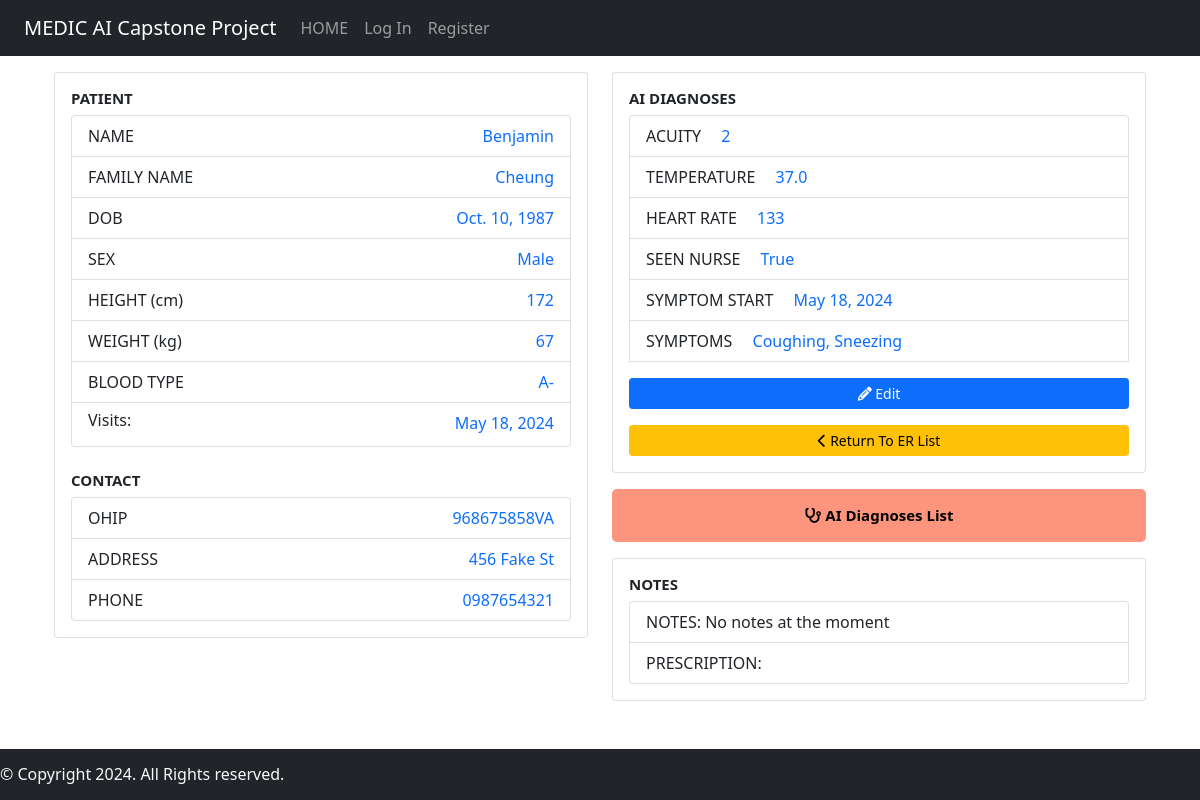
Page /patientinfo/2 on the committed database.
### medicAI/models.py (models this page shows)
class Patient(models.Model):
    BLOOD_TYPE = [
        ('AB+', 'AB+'),
        ('AB-', 'AB-'),
        ('A+', 'A+'),
        ('A-', 'A-'),
        ('B+', 'B+'),
        ('B-', 'B-'),
        ('O+', 'O+'),
        ('O-', 'O-'),
    ]
    SEX_CHOICES = [
        ('Male', 'Male'),
        ('Female', 'Female'),
        ('Other', 'Other'),
    ]
    first_name = models.CharField(max_length=64)
    last_name = models.CharField(max_length=64)
    dob = models.DateField()
    address = models.CharField(max_length=64, blank=True)
    phone_number = models.CharField(max_length=10, blank=True)
    height = models.IntegerField(blank=True)
    weight = models.IntegerField(blank=True)
    sex = models.CharField(max_length=6, choices=SEX_CHOICES)
    ohip = models.CharField(max_length=12)
    blood_type = models.CharField(
        max_length=3,
        choices=BLOOD_TYPE,
        default="",
        blank=True
    )

class Hospital_Visit(models.Model):
    ACUITY_CHOICES = [
        ('1', '1'),
        ('2', '2'),
        ('3', '3'),
        ('4', '4'),
        ('5', '5'),
    ]
    patient = models.ForeignKey(Patient, on_delete=models.CASCADE)
    symptom_start_date = models.DateField(default=timezone.now, blank=True)
    acuity = models.CharField(max_length=1, choices=ACUITY_CHOICES, default='5')
    temperature = models.DecimalField(
        max_digits=3,
        decimal_places=1,
        null=True,
        blank=True,
        validators=[MinValueValidator(30), MaxValueValidator(45)]
    )
    heart_rate = models.IntegerField(null=True, blank=True)
    prescription = models.CharField(max_length=200, blank=True)
    diagnosis = models.CharField(max_length=200, blank=True)
    seen_nurse = models.BooleanField(default=False)
    er_doctor = models.ForeignKey(User, on_delete=models.CASCADE, null=True)
    symptoms = models.CharField(max_length=500, null=True, blank=True )

### medicAI/views.py (the view)
# urls.py: path("patientinfo/<str:patient_id>", views.patient_info, name="patientinfo"),
def patient_info(request, patient_id):
    patient = Patient.objects.get(pk=patient_id)
    visit_list = Hospital_Visit.objects.filter(patient=patient_id).order_by('-symptom_start_date')
    most_recent_visit = visit_list.first()
    context= {
        'patient': patient,
        'visit_list' : visit_list,
        'current_visit': most_recent_visit
    }
    return render(request, "medicAI/patientinfo.html", context)

### medicAI/templates/medicAI/patientinfo.html
{% extends "medicAI/layout.html" %}
{% block body %}
<div class="container" style="margin-top: 1rem; margin-bottom: 3rem;">
    <div class="row">
        <div class="col-md-6">
            <div class="card" style="margin-bottom: 1rem;">
                <div class="card-body">
                    <h5 class="card-title" style="font-size: 15px; font-weight: bold;">PATIENT</h5>
                    <ul class="list-group">
                        <li class="list-group-item">
                            <span style="float: left;">NAME</span>
                            <span class="text-primary" style="float: right;">{{ patient.first_name }}</span>
                        </li>
                        <li class="list-group-item">
                            <span style="float: left;">FAMILY NAME</span>
                            <span class="text-primary" style="float: right;">{{ patient.last_name }}</span>
                        </li>
                        <li class="list-group-item">
                            <span style="float: left;">DOB</span>
                            <span class="text-primary" style="float: right;">{{ patient.dob }}</span>
                        </li>
                        <li class="list-group-item">
                            <span style="float: left;">SEX</span>
                            <span class="text-primary" style="float: right;">{{ patient.sex }}</span>
                        </li>
                        <li class="list-group-item">
                            <span style="float: left;">HEIGHT (cm)</span>
                            <span class="text-primary" style="float: right;">{{ patient.height }}</span>
                        </li>
                        <li class="list-group-item">
                            <span style="float: left;">WEIGHT (kg)</span>
                            <span class="text-primary" style="float: right;">{{ patient.weight }}</span>
                            </li>
                        <li class="list-group-item">
                            <span style="float: left;">BLOOD TYPE</span>
                            <span class="text-primary" style="float: right;">{{ patient.blood_type }}</span></li>
                        <li class="list-group-item" style="display: inline-block;">
                            <h6 style="float: left;">Visits:</h6>
                            <ul class="list-group text-primary" style="list-style-type: none; padding-left: 0;float: right;">
                                {% for visit in visit_list %}
                                <li>{{ visit.symptom_start_date }}</li>
                                {% endfor %}
                            </ul>
                        </li>
                    </ul>
                    <br/>
                    <h5 class="card-title" style="font-size: 15px; font-weight: bold;">CONTACT</h5>
                    <ul class="list-group">
                        <li class="list-group-item"><span style="float: left;">OHIP</span><span class="text-primary" style="float: right;">{{ patient.ohip }}</span></li>
                        <li class="list-group-item"><span style="float: left;">ADDRESS</span><span class="text-primary" style="float: right;">{{ patient.address }}</span></li>
                        <li class="list-group-item"><span style="float: left;">PHONE</span><span class="text-primary" style="float: right;">{{ patient.phone_number }}</span></li>
                </div>
            </div>
        </div>
        <div class="col-md-6">
            <div class="card" style="margin-bottom: 1rem;">
                <div class="card-body">
                    <h5 class="card-title" style="font-size: 15px; font-weight: bold;">AI DIAGNOSES</h5>
                    <ul class="list-group">
                        <li class="list-group-item">ACUITY &emsp;<span class="text-primary">{{ current_visit.acuity }}</span></li>
                        <li class="list-group-item">TEMPERATURE &emsp;<span class="text-primary">{{ current_visit.temperature }}</span></li>
                        <li class="list-group-item">HEART RATE &emsp;<span class="text-primary">{{ current_visit.heart_rate }}</span></li>
                        <li class="list-group-item">SEEN NURSE &emsp;<span class="text-primary">{{ current_visit.seen_nurse }}</span> </li>
                        <li class="list-group-item">SYMPTOM START &emsp;<span class="text-primary">{{ current_visit.symptom_start_date }}</span></li>
                        <li class="list-group-item">SYMPTOMS &emsp;<span class="text-primary">{{ current_visit.symptoms }}</span></li>
                        <a href="{% url 'editpatientinfo' patient_id=patient.id %}" class="btn btn-primary btn-sm" style="margin-top: 1rem;"><i class="fas fa-pencil-alt"></i> Edit</a>
                        <a href="{% url 'patientlist' %}" class="btn btn-warning btn-sm" style="margin-top: 1rem;"><i class="fas fa-chevron-left"></i> Return To ER List</a>
                    </ul>
                </div>
            </div>
            <div class="card" style="border: none; border-radius: 5px; margin-bottom: 1rem;">
                <a href="" class="btn btn-primary btn-block"
                    style="background-color: #FC947E; color: black; padding: 15px 72px; border: none; border-radius: 5px; font-weight: bold; font-size: 15px;">
                    <i class="fas fa-stethoscope"></i> AI Diagnoses List
                 </a>
            </div>
            <div class="card">
                <div class="card-body">
                    <h5 class="card-title" style="font-size: 15px; font-weight: bold;">NOTES</h5>
                    <ul class="list-group">
                        <li class="list-group-item">NOTES: {{ current_visit.diagnosis }}</li>
                        <li class="list-group-item">PRESCRIPTION: {{ current_visit.prescription }}</li>
                    </ul>
                </div>
            </div>
        </div>
    </div>
</div>
{% endblock %}

### medicAI/static/medicAI/styles.css (style rules this page uses)
.card { border: none; border-radius: 5px; background-color: #E8E5E4; }
.list-group-item { display: inline-block; }

### rows in the picture
Patient: first_name "Benjamin", last_name "Cheung", dob "Oct. 10, 1987", sex "Male", height "172", weight "67", blood_type "A-", ohip "968675858VA", address "456 Fake St", phone_number "0987654321"
Hospital_Visit: symptom_start_date "May 18, 2024", acuity "2", temperature "37.0", heart_rate "133", seen_nurse "True", symptoms "Coughing, Sneezing", diagnosis "No notes at the moment"
